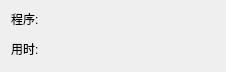
<?xml version="1.0" encoding="UTF-8"?>
<ui version="4.0">
 <class>Fw</class>
 <widget class="QWidget" name="Fw">
  <property name="geometry">
   <rect>
    <x>0</x>
    <y>0</y>
    <width>226</width>
    <height>72</height>
   </rect>
  </property>
  <property name="minimumSize">
   <size>
    <width>60</width>
    <height>60</height>
   </size>
  </property>
  <property name="windowTitle">
   <string>Fw</string>
  </property>
  <property name="styleSheet">
   <string notr="true"/>
  </property>
  <widget class="QLabel" name="label">
   <property name="geometry">
    <rect>
     <x>11</x>
     <y>11</y>
     <width>31</width>
     <height>16</height>
    </rect>
   </property>
   <property name="text">
    <string>程序:</string>
   </property>
  </widget>
  <widget class="QLabel" name="label_name">
   <property name="geometry">
    <rect>
     <x>50</x>
     <y>10</y>
     <width>101</width>
     <height>16</height>
    </rect>
   </property>
   <property name="text">
    <string/>
   </property>
  </widget>
  <widget class="QLabel" name="label_2">
   <property name="geometry">
    <rect>
     <x>11</x>
     <y>41</y>
     <width>31</width>
     <height>16</height>
    </rect>
   </property>
   <property name="text">
    <string>用时:</string>
   </property>
  </widget>
  <widget class="QLabel" name="label_time">
   <property name="geometry">
    <rect>
     <x>50</x>
     <y>40</y>
     <width>61</width>
     <height>16</height>
    </rect>
   </property>
   <property name="text">
    <string/>
   </property>
  </widget>
 </widget>
 <layoutdefault spacing="6" margin="11"/>
 <resources/>
 <connections/>
</ui>
